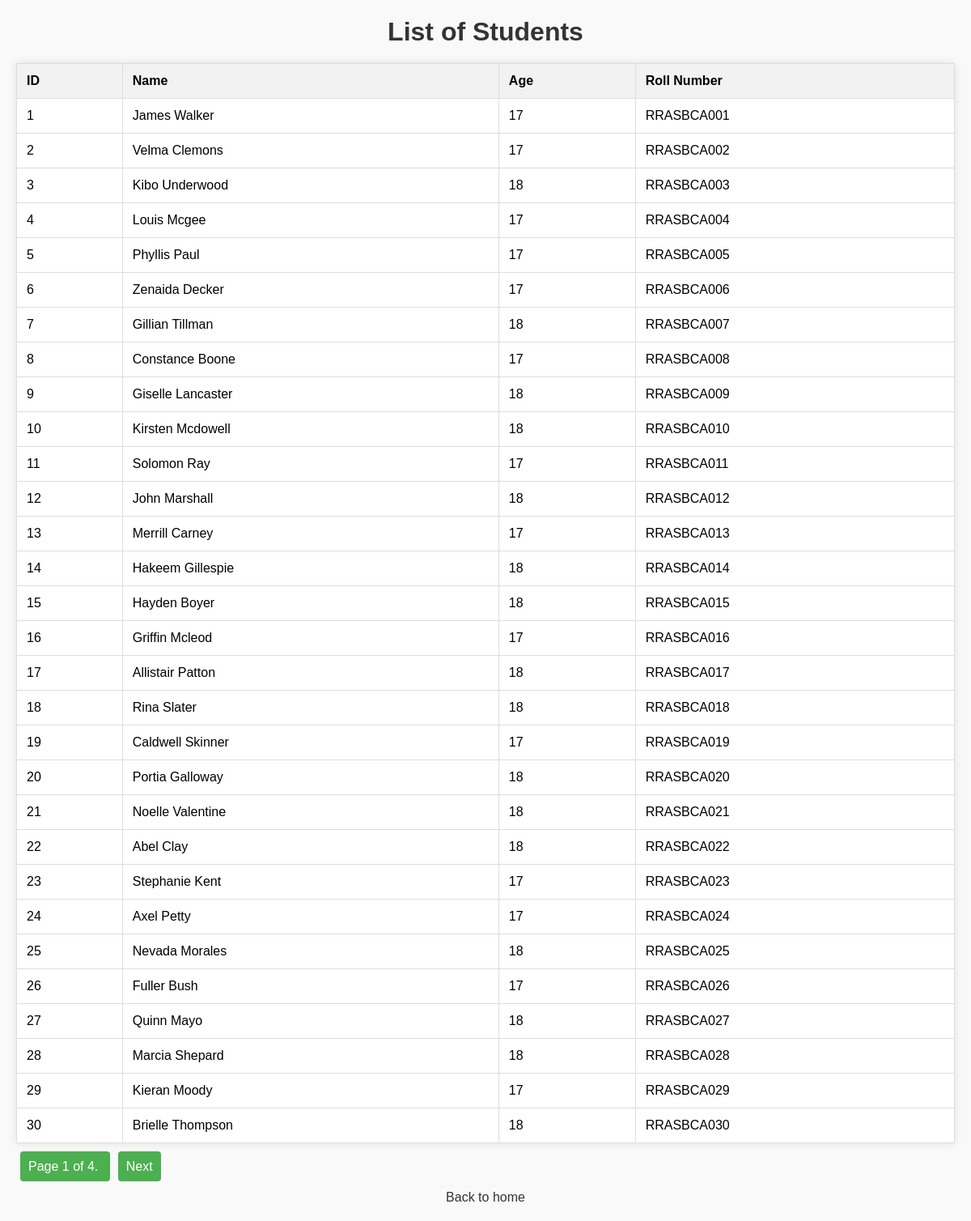
/students_list/, run on the app's committed database.
### exc_deta/models.py (models this page shows, shortened)
class Student(models.Model):
    name = models.CharField(max_length=100)
    age = models.IntegerField()
    roll_number = models.CharField(max_length=15)

### exc_deta/views.py (the view)
# urls.py: path('students_list/', views.list_student, name='students_list'),
def list_student(request):
    students = Student.objects.all()
    page = request.GET.get('page', 1)
    paginator = Paginator(students, 30)
    try:
        students = paginator.page(page)
    except PageNotAnInteger:
        students = paginator.page(1)
    except EmptyPage:
        students = paginator.page(paginator.num_pages)
    return render(request, 'exc_deta/list_students.html', {'students' : students})

### exc_deta/templates/exc_deta/list_students.html (shortened to what this page needs)
<!DOCTYPE html>
<html lang="en">
<head>
</head>
<body>
    <h1>List of Students</h1>
    <table>
        <thead>
            <tr>
                <th>ID</th>
                <th>Name</th>
                <th>Age</th>
                <th>Roll Number</th>
            </tr>
        </thead>
        <tbody>
            {% for student in students %}
                <tr>
                    <td>{{ student.id }}</td>
                    <td>{{ student.name }}</td>
                    <td>{{ student.age }}</td>
                    <td>{{ student.roll_number }}</td>
                </tr>
            {% endfor %}
        </tbody>
    </table>
    <div class="pagination">
        <span class="step-links">
            <span class="current">
                Page {{ students.number }} of {{ students.paginator.num_pages }}.
            </span>
            {% if students.has_next %}
                <a href="?page={{ students.next_page_number }}">Next</a>
            {% endif %}
        </span>
    </div>
    <a class="back-link" href="{% url "home" %}">Back to home</a>
</body>
</html>

### exc_deta/templates/exc_deta/list_students.html (style rules this page uses)
body { font-family: 'Arial', sans-serif; margin: 20px; background-color: #f9f9f9; }
h1 { color: #333; text-align: center; margin-bottom: 20px; }
table { width: 100%; border-collapse: collapse; margin-top: 20px; background-color: #fff; box-shadow: 0 0 10px rgba(0, 0, 0, 0.1); }
th, td { border: 1px solid #ddd; padding: 12px; text-align: left; }
th { background-color: #f2f2f2; }
.pagination { margin-top: 20px; display: flex; justify-content: space-between; align-items: center; }
.step-links a { padding: 10px; text-decoration: none; background-color: #4CAF50; color: white; border-radius: 4px; margin: 0 5px; transition: background-color 0.3s ease; }
.current { padding: 10px; background-color: #4CAF50; color: white; border-radius: 4px; margin: 0 5px; }
.back-link { display: block; margin-top: 20px; text-align: center; text-decoration: none; color: #333; }

### data on the page
Student: id "1", name "James Walker", age "17", roll_number "RRASBCA001"
Student: id "2", name "Velma Clemons", age "17", roll_number "RRASBCA002"
Student: id "3", name "Kibo Underwood", age "18", roll_number "RRASBCA003"
Student: id "4", name "Louis Mcgee", age "17", roll_number "RRASBCA004"
Student: id "5", name "Phyllis Paul", age "17", roll_number "RRASBCA005"
Student: id "6", name "Zenaida Decker", age "17", roll_number "RRASBCA006"
Student: id "7", name "Gillian Tillman", age "18", roll_number "RRASBCA007"
Student: id "8", name "Constance Boone", age "17", roll_number "RRASBCA008"
Student: id "9", name "Giselle Lancaster", age "18", roll_number "RRASBCA009"
Student: id "10", name "Kirsten Mcdowell", age "18", roll_number "RRASBCA010"
Student: id "11", name "Solomon Ray", age "17", roll_number "RRASBCA011"
Student: id "12", name "John Marshall", age "18", roll_number "RRASBCA012"
Student: id "13", name "Merrill Carney", age "17", roll_number "RRASBCA013"
Student: id "14", name "Hakeem Gillespie", age "18", roll_number "RRASBCA014"
Student: id "15", name "Hayden Boyer", age "18", roll_number "RRASBCA015"
Student: id "16", name "Griffin Mcleod", age "17", roll_number "RRASBCA016"
Student: id "17", name "Allistair Patton", age "18", roll_number "RRASBCA017"
Student: id "18", name "Rina Slater", age "18", roll_number "RRASBCA018"
Student: id "19", name "Caldwell Skinner", age "17", roll_number "RRASBCA019"
Student: id "20", name "Portia Galloway", age "18", roll_number "RRASBCA020"
Student: id "21", name "Noelle Valentine", age "18", roll_number "RRASBCA021"
Student: id "22", name "Abel Clay", age "18", roll_number "RRASBCA022"
Student: id "23", name "Stephanie Kent", age "17", roll_number "RRASBCA023"
Student: id "24", name "Axel Petty", age "17", roll_number "RRASBCA024"
Student: id "25", name "Nevada Morales", age "18", roll_number "RRASBCA025"
Student: id "26", name "Fuller Bush", age "17", roll_number "RRASBCA026"
Student: id "27", name "Quinn Mayo", age "18", roll_number "RRASBCA027"
Student: id "28", name "Marcia Shepard", age "18", roll_number "RRASBCA028"
Student: id "29", name "Kieran Moody", age "17", roll_number "RRASBCA029"
Student: id "30", name "Brielle Thompson", age "18", roll_number "RRASBCA030"

### other printed values
{{ students.number }} "1"
{{ students.paginator.num_pages }} "4"
